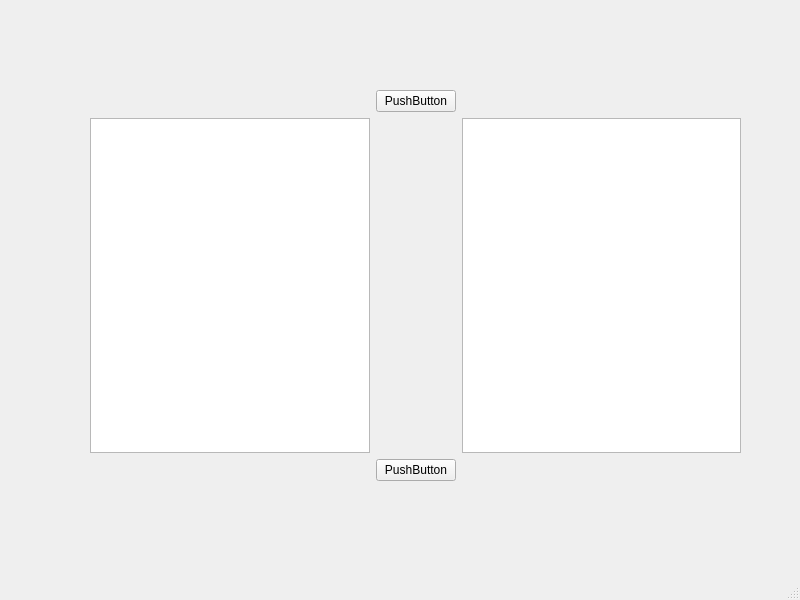
<?xml version="1.0" encoding="UTF-8"?>
<ui version="4.0">
 <class>MainWindow</class>
 <widget class="QMainWindow" name="MainWindow">
  <property name="geometry">
   <rect>
    <x>0</x>
    <y>0</y>
    <width>800</width>
    <height>600</height>
   </rect>
  </property>
  <property name="windowTitle">
   <string>MainWindow</string>
  </property>
  <widget class="QWidget" name="centralwidget">
   <widget class="QWidget" name="gridLayoutWidget">
    <property name="geometry">
     <rect>
      <x>90</x>
      <y>90</y>
      <width>651</width>
      <height>391</height>
     </rect>
    </property>
    <layout class="QGridLayout" name="gridLayout">
     <item row="1" column="2">
      <widget class="QListWidget" name="list2"/>
     </item>
     <item row="2" column="1">
      <widget class="QPushButton" name="button1">
       <property name="text">
        <string>PushButton</string>
       </property>
      </widget>
     </item>
     <item row="1" column="0">
      <widget class="QListWidget" name="list1">
       <property name="selectionMode">
        <enum>QAbstractItemView::SingleSelection</enum>
       </property>
      </widget>
     </item>
     <item row="0" column="1">
      <widget class="QPushButton" name="button2">
       <property name="text">
        <string>PushButton</string>
       </property>
      </widget>
     </item>
    </layout>
   </widget>
  </widget>
  <widget class="QMenuBar" name="menubar">
   <property name="geometry">
    <rect>
     <x>0</x>
     <y>0</y>
     <width>800</width>
     <height>26</height>
    </rect>
   </property>
  </widget>
  <widget class="QStatusBar" name="statusbar"/>
 </widget>
 <resources/>
 <connections/>
</ui>
